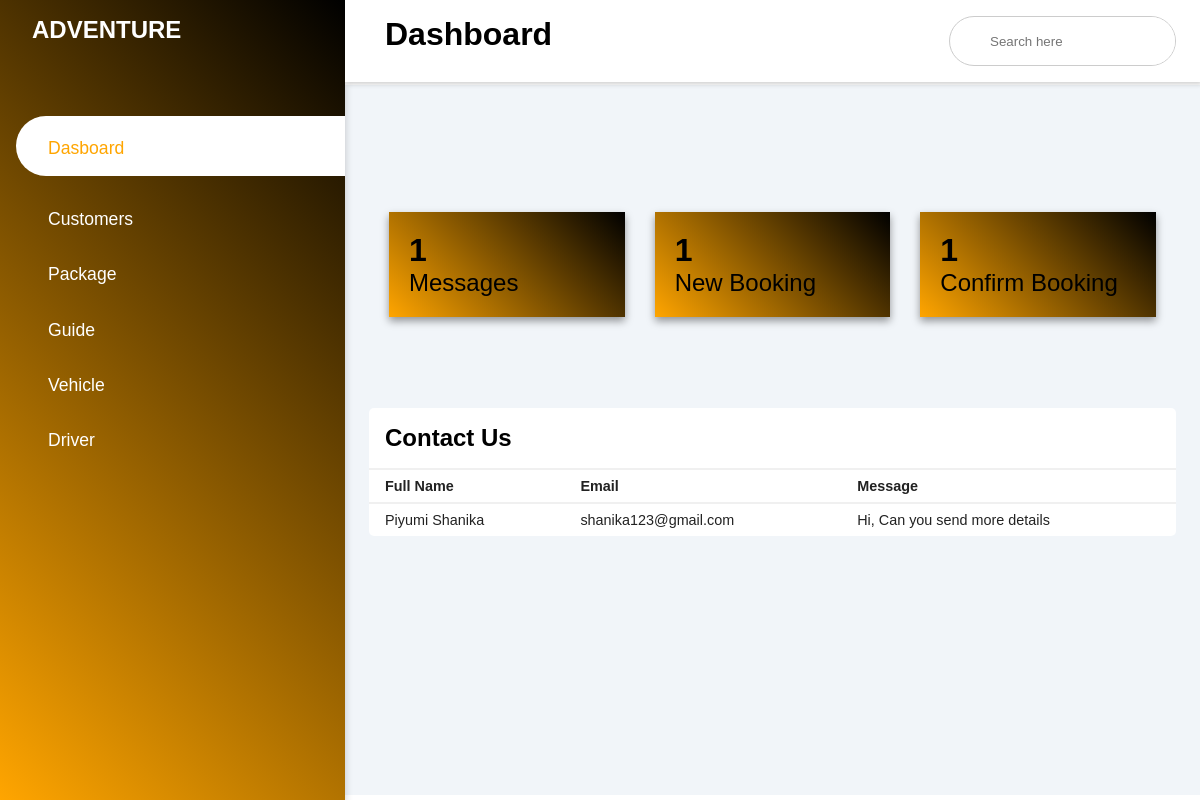
The app's page /admin/contactUs.php with its own data.
### tables this page shows
CREATE TABLE `contact_us` (
  `id` int(11) NOT NULL,
  `name` varchar(30) NOT NULL,
  `email` varchar(40) NOT NULL,
  `contactNum` int(11) DEFAULT NULL,
  `message` varchar(500) NOT NULL,
  `time` timestamp NULL DEFAULT current_timestamp()
);

### admin/contactUs.php (the view, shortened to what this page needs)
<?php
	$db = new dbObj();
	$conn =  $db->getConnstring();
	$query    = "SELECT * FROM `contact_us`";
    $result   = mysqli_query($conn, $query);
?>
<!DOCTYPE html>
<html>
<head>
	<link rel="stylesheet" type="text/css" href="style.css">
	<link rel="stylesheet" href="https://maxst.icons8.com/vue-static/landings/line-awesome/line-awesome/1.3.0/css/line-awesome.min.css">
</head>
<body>
	<div class="sidebar">
		<div class="sidebar-brand">
			<h2>  ADVENTURE</h2>
		</div>
		<div class="sidebar-menu">
			<ul>
				<li>
					<a href="admindashboard.php" class="active" <?php $page='dashboard' ?>><span class="las la-igloo"></span> <span>Dasboard</span></a>
				</li>
				<li>
					<a href="customers.php" class="inactive" <?php $page='customers' ?>><span class="las la-users"></span> <span>Customers</span></a>
				</li>
				<li>
					<a href="package.php" class="inactive" <?php $page='packages' ?>><span class="las la-clipboard-list"></span> <span>Package</span></a>
				</li>
				<li>
					<a href="guide.php" class="inactive" <?php $page='guide' ?>><span class="las la-hiking"></span> <span>Guide</span></a>
				</li>
				<li>
					<a href="vehicles.php" class="inactive" <?php $page='vehicle' ?>><span class="las la-car-alt"></span> <span>Vehicle</span></a>
				</li>
				<li>
					<a href="drivers.php" class="inactive" <?php $page='driver' ?>><span class= "las la-user-secret"></span> <span>Driver</span></a>
				</li>
			</ul>
		</div>
	</div>
	<div class="main-content">
		<header>
			<h1>
				<label for="nav-toggle">
					<span class="las la-bars"></span>
				</label>
				Dashboard
			</h1>
			<div class="search-wrapper">
				<input type="search" placeholder="Search here" />
			</div>
		</header>
<main>
<div class="cards">
				<?php include('panel.php') ?>
			</div>
			<div class="recent-grid">
				<div class="projects">
				<div class="card">
						<div class="card-header">
							<h2>Contact Us</h2>
						</div>
						<div class="card-body">
							<div class="table-responsive">
								<table width="100%">
								<thead>
									<tr>
										<td>Full Name</td>
										<td>Email</td>
                                        <td>Message</td>
									</tr>
								</thead>
								<tbody>
									<?php
										while($row = mysqli_fetch_array($result)) {
									?>
											<tr>
										<td><?php echo $row['name'] ?></td>
										<td><?php echo $row['email'] ?></td>
										<td><?php echo $row['message'] ?></td>
									</tr>
									<?php
										}
									?>
								</tbody>
							</table>
							</div>
						</div>
					</div>
				</div>
			</div>
</main>
</div>
</body>
</html>

### admin/style.css (style rules this page uses)
* { padding: 0; margin: 0; box-sizing: border-box; list-style-type: none ; text-decoration: none; font-family: 'Poppins', sans-serif; }
.sidebar { width: 345px; position: fixed; left: 0; top: 0; height: 100%; background: linear-gradient(45deg,#ffa500, black); z-index: 100; transition: width 300ms; box-shadow: 0 4px 8px 0 rgba(0, 0, 0, 0.2); }
.sidebar-brand { height: 100px; width: 100px; padding: 1rem 0rem 1rem 2rem; color: #fff; }
.sidebar-menu { margin-top: 1rem ; text-transform: capitalize; }
.sidebar-menu li { width: 100%; margin-bottom: 1.7rem; padding-left: 1rem; text-transform: capitalize; }
.sidebar-menu li a span { text-transform: capitalize; }
.sidebar-menu a { padding-left: 1rem; display: block; color: #fff; font-size: 1.1rem; }
.sidebar-menu a.active { background: #fff; padding-top: 1rem; padding-bottom: 1rem; color: #ffa500; border-radius: 30px 0px 0px 30px; }
.sidebar-menu a span:first-child { font-size: 1.5rem; padding-right: 1rem; text-transform: capitalize; }
.main-content { transition: margin-left 300ms; margin-left: 345px; }
header { background: #fff; display: flex; justify-content: space-between; padding: 1rem 1.5rem; box-shadow: 2px 2px 5px rgba(0, 0, 0, 0.2); position: fixed; left: 345px; width: calc(100% - 345px); top: 0; z-index: 100; transition: left 300ms; }
header label span { font-size: 1.7rem; padding-right: 1rem; }
.search-wrapper { border: 1px solid #ccc; border-radius: 30px; height: 50px; display: flex; align-items: center; overflow-x: hidden; }
.search-wrapper input { height: 100%; padding: 0.5rem; border: none; outline: none; }
main { margin-top: 85px; padding: 2rem 1.5rem; background: #f1f5f9; min-height: calc(100vh - 90px); }
.cards { margin-top: 60px; width: 100%; padding: 35px 20px; display: grid; grid-template-columns: repeat( 3, 1fr); grid-gap: 30px; }
.recent-grid { margin-top: 3.5rem; display: grid; grid-gap: 2rem; grid-template-columns: 100% auto; }
.card { background: #fff; border-radius: 5px; }
.card-header { padding: 1rem; }
.card-header { display: flex; justify-content: space-between; align-items: center; border-bottom: 1px solid #f0f0f0; }
.card-body { width: 150; }
table { border-collapse: collapse; }
thead tr { border-top: 1px solid #f0f0f0; border-bottom: 2px solid #f0f0f0; }
thead td { font-weight: 700; }
td { padding: .5rem 1rem; font-size: .9rem; color: #222; }
tr td:last-child { display: flex; align-items: center; }
.table-responsive { width: 100%; overflow-x: auto; }

### records on screen
contact_us: name "Piyumi Shanika", email "shanika123@gmail.com", message "Hi, Can you send more details"

### other values on screen
$num1 "1"
$num2 "1"
$num3 "1"
